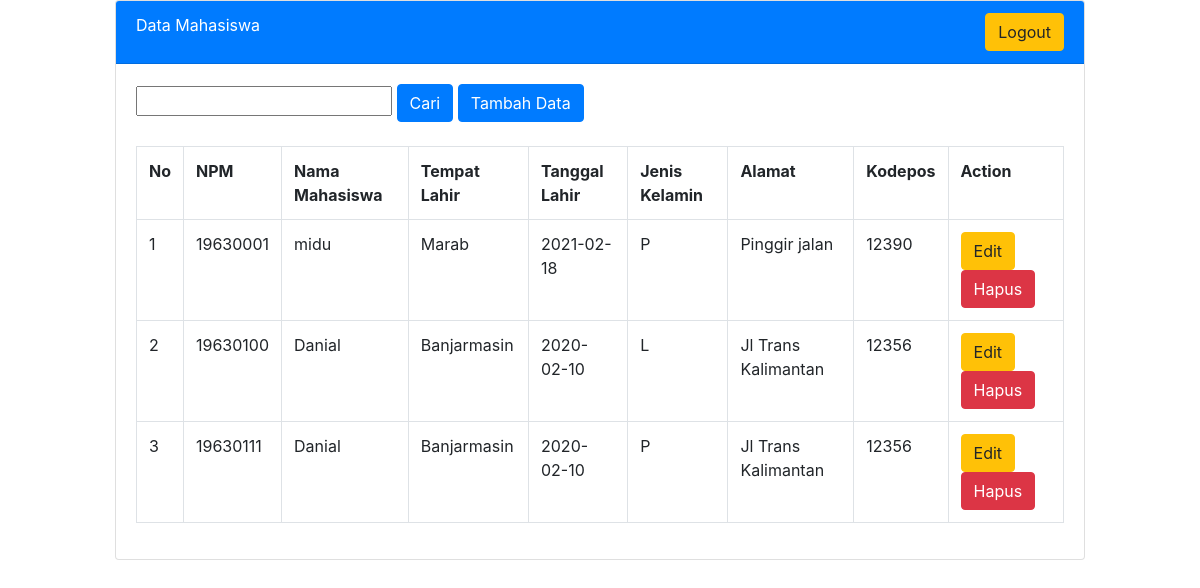
Page /dt_mhs.php on the committed database.
### tables this page shows
CREATE TABLE IF NOT EXISTS `tbl_mhs` (
  `npm` varchar(8) NOT NULL,
  `nama` varchar(100) NOT NULL,
  `tempat_lahir` varchar(50) NOT NULL,
  `tanggal_lahir` date DEFAULT NULL,
  `jenis_kelamin` enum('L','P') DEFAULT NULL,
  `alamat` text,
  `kode_pos` varchar(5) NOT NULL,
  PRIMARY KEY (`npm`)
);

### dt_mhs.php (the view, shortened to what this page needs)
<!DOCTYPE html>
<html lang="en">
<head>
    <link rel="stylesheet" href="css/bootstrap.css">
</head>
<body>
    <div class="container col-md-10">
        <div class="card">
            <div class="card-header bg-primary text-white">
                Data Mahasiswa
                <a href="login.php" style="float:right;" class="btn btn-warning">Logout</a>
            </div>
            <div class="card-body">
                <form action="" method="GET" class="form-item">
                    <input type="text" name="search" placehoder="Cari Nama">
                    <button type="submit" value="cari" class="btn btn-primary">Cari</button>
                    <a href="index.php" class="btn btn-primary">Tambah Data</a>
                </form>
                <br>
                <table class="table table-bordered">
                    <tr>
                        <th>No</th>
                        <th>NPM</th>
                        <th>Nama Mahasiswa</th>
                        <th>Tempat Lahir</th>
                        <th>Tanggal Lahir</th>
                        <th>Jenis Kelamin</th>
                        <th>Alamat</th>
                        <th>Kodepos</th>
                        <th>Action</th>
                    </tr>
                    <?php
                        include "koneksi.php";
                        $no = 1;
                        if(isset($_GET['search']))
                        {
                            $nama = $_GET['search'];
                            $tampil = mysqli_query($koneksi, "SELECT * FROM tbl_mhs WHERE nama LIKE '%$nama%'");
                        }else{
                        $tampil = mysqli_query($koneksi, "SELECT * FROM tbl_mhs");
                        }
                        while($data=mysqli_fetch_array($tampil))
                        {
                    ?>
                    <tr>
                        <td><?php echo $no++; ?></td>
                        <td><?php echo $data['npm']?></td>
                        <td><?php echo $data['nama']?></td>
                        <td><?php echo $data['tempat_lahir']?></td>
                        <td><?php echo $data['tanggal_lahir']?></td>
                        <td><?php echo $data['jenis_kelamin']?></td>
                        <td><?php echo $data['alamat']?></td>
                        <td><?php echo $data['kode_pos']?></td>
                        <td>
                            <a href="edit_data.php?npm=<?php echo $data['npm']?>" class="btn btn-warning">Edit</a>
                            <a href="delete_data.php?npm=<?php echo $data['npm']?>" class="btn btn-danger">Hapus</a>
                        </td>
                    </tr>
                    <?php } ?>
                </table>
            </div>
        </div>
    </div>
</body>
</html>

### rows in the picture
tbl_mhs: npm "19630001", nama "midu", tempat_lahir "Marab", tanggal_lahir "2021-02-18", jenis_kelamin "P", alamat "Pinggir jalan", kode_pos "12390"
tbl_mhs: npm "19630100", nama "Danial", tempat_lahir "Banjarmasin", tanggal_lahir "2020-02-10", jenis_kelamin "L", alamat "Jl Trans Kalimantan", kode_pos "12356"
tbl_mhs: npm "19630111", nama "Danial", tempat_lahir "Banjarmasin", tanggal_lahir "2020-02-10", jenis_kelamin "P", alamat "Jl Trans Kalimantan", kode_pos "12356"
